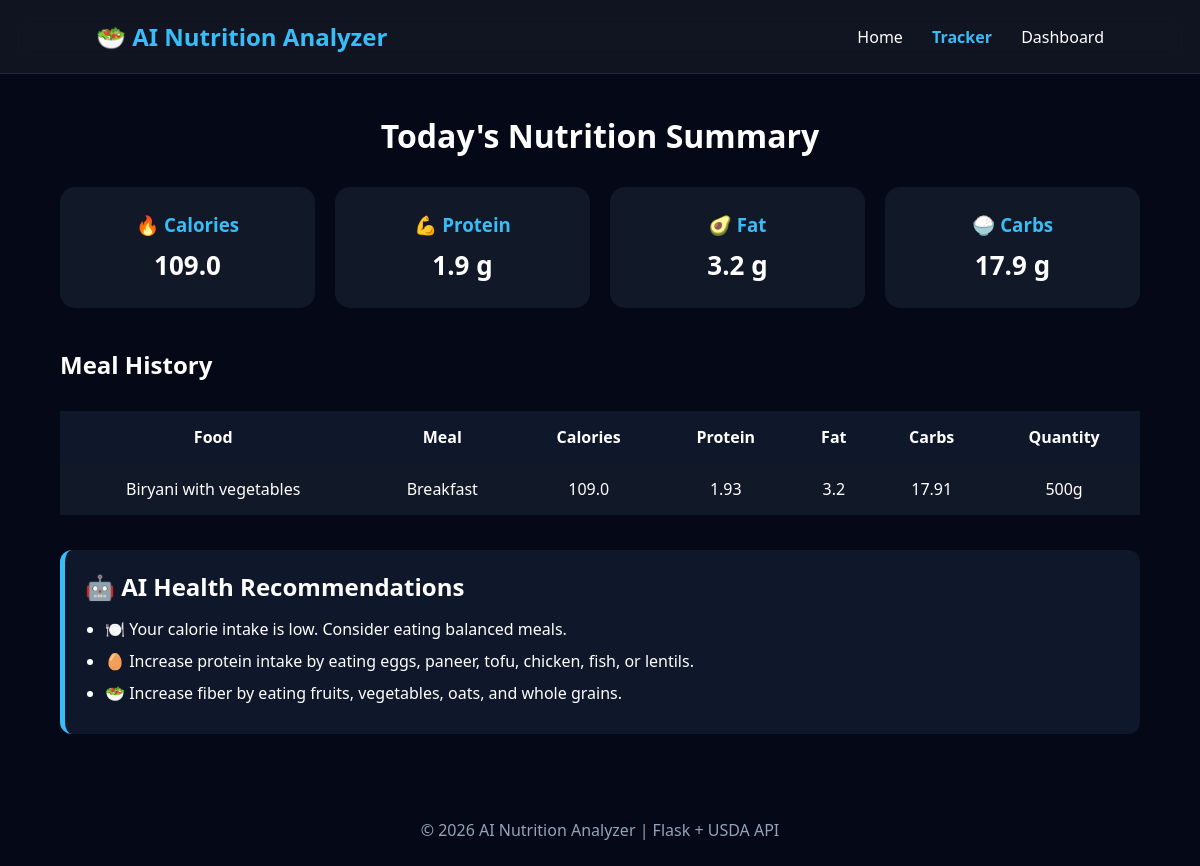
Page /tracker on the committed database.
### tables this page shows
CREATE TABLE meals (
            id INTEGER PRIMARY KEY AUTOINCREMENT,
            food_name TEXT NOT NULL,
            meal_type TEXT NOT NULL,
            calories REAL,
            protein REAL,
            fat REAL,
            carbs REAL,
            fiber REAL,
            sugar REAL,
            quantity TEXT,
            date TIMESTAMP DEFAULT CURRENT_TIMESTAMP
        );

### app.py (the view)
@app.route("/tracker")
def tracker():
    meals = get_all_meals()
    totals = get_today_totals()
    recommendations = generate_recommendation(
        totals["calories"],
        totals["protein"],
        totals["fat"],
        totals["carbs"],
        totals["fiber"],
        totals["sugar"]
    )
    return render_template(
        "tracker.html",
        meals=meals,
        totals=totals,
        recommendations=recommendations
    )

### models/database.py (called while the page is built)
def get_connection():
    conn = sqlite3.connect(DATABASE_NAME)
    conn.row_factory = sqlite3.Row
    return conn

def get_all_meals():
    conn = get_connection()
    cursor = conn.cursor()
    cursor.execute("""
        SELECT * FROM meals
        ORDER BY date DESC
    """)
    meals = cursor.fetchall()
    conn.close()
    return meals

def get_today_totals():
    conn = get_connection()
    cursor = conn.cursor()
    cursor.execute("""
        SELECT
            COALESCE(SUM(calories),0) AS calories,
            COALESCE(SUM(protein),0) AS protein,
            COALESCE(SUM(fat),0) AS fat,
            COALESCE(SUM(carbs),0) AS carbs,
            COALESCE(SUM(fiber),0) AS fiber,
            COALESCE(SUM(sugar),0) AS sugar
        FROM meals
        WHERE DATE(date)=DATE('now')
    """)
    totals = cursor.fetchone()
    conn.close()
    return totals

### templates/tracker.html (shortened to what this page needs)
<!DOCTYPE html>
<html lang="en">
<head>
    <link rel="stylesheet" href="{{ url_for('static', filename='style.css') }}">
</head>
<body>
<nav class="navbar">
    <h2>🥗 AI Nutrition Analyzer</h2>
    <div class="nav-links">
        <a href="/">Home</a>
        <a href="/tracker">Tracker</a>
        <a href="/dashboard">Dashboard</a>
    </div>
</nav>
<div class="container">
    <h1 style="text-align:center;margin-bottom:30px;">
        Today's Nutrition Summary
    </h1>
    <div class="summary">
        <div class="summary-card">
            <h3>🔥 Calories</h3>
            <p>{{ totals.calories|round(1) }}</p>
        </div>
        <div class="summary-card">
            <h3>💪 Protein</h3>
            <p>{{ totals.protein|round(1) }} g</p>
        </div>
        <div class="summary-card">
            <h3>🥑 Fat</h3>
            <p>{{ totals.fat|round(1) }} g</p>
        </div>
        <div class="summary-card">
            <h3>🍚 Carbs</h3>
            <p>{{ totals.carbs|round(1) }} g</p>
        </div>
    </div>
    <h2 style="margin-top:40px;">
        Meal History
    </h2>
    <table>
        <thead>
        <tr>
            <th>Food</th>
            <th>Meal</th>
            <th>Calories</th>
            <th>Protein</th>
            <th>Fat</th>
            <th>Carbs</th>
            <th>Quantity</th>
        </tr>
        </thead>
        <tbody>
        {% for meal in meals %}
        <tr>
            <td>{{ meal.food_name }}</td>
            <td>{{ meal.meal_type }}</td>
            <td>{{ meal.calories }}</td>
            <td>{{ meal.protein }}</td>
            <td>{{ meal.fat }}</td>
            <td>{{ meal.carbs }}</td>
            <td>{{ meal.quantity }}</td>
        </tr>
        {% endfor %}
        </tbody>
    </table>
    <div class="recommendation">
        <h2>
            🤖 AI Health Recommendations
        </h2>
        <ul>
            {% for tip in recommendations %}
            <li>{{ tip }}</li>
            {% endfor %}
        </ul>
    </div>
</div>
<footer>
    © 2026 AI Nutrition Analyzer | Flask + USDA API
</footer>
</body>
</html>

### static/style.css (style rules this page uses)
* { margin:0; padding:0; box-sizing:border-box; font-family:'Segoe UI',Tahoma,Geneva,Verdana,sans-serif; }
body { background:#050816; color:#fff; min-height:100vh; }
.navbar { display:flex; justify-content:space-between; align-items:center; padding:20px 8%; background:rgba(255,255,255,0.05); backdrop-filter:blur(12px); position:sticky; top:0; z-index:100; border-bottom:1px solid rgba(255,255,255,0.08); }
.navbar h2 { color:#38bdf8; }
.nav-links a { color:white; text-decoration:none; margin-left:25px; transition:.3s; font-weight:500; }
.container { width:90%; max-width:1100px; margin:40px auto; }
table { width:100%; border-collapse:collapse; margin-top:30px; }
table th { background:#0f172a; padding:15px; }
table td { background:#111827; padding:15px; text-align:center; }
.recommendation { margin-top:35px; background:#0f172a; border-left:5px solid #38bdf8; padding:20px; border-radius:12px; }
.recommendation ul { margin-top:15px; margin-left:20px; }
.recommendation li { margin-bottom:10px; }
.summary { display:grid; grid-template-columns:repeat(auto-fit,minmax(220px,1fr)); gap:20px; margin:30px 0; }
.summary-card { background:#111827; padding:25px; border-radius:15px; text-align:center; }
.summary-card h3 { color:#38bdf8; margin-bottom:10px; }
.summary-card p { font-size:26px; font-weight:bold; }
footer { text-align:center; margin-top:60px; padding:25px; color:#94a3b8; }

### rows in the picture
meals: food_name "Biryani with vegetables", meal_type "Breakfast", calories "109.0", protein "1.93", fat "3.2", carbs "17.91", quantity "500g"

### other values in the picture
{{ totals.calories|round(1) }} "109.0"
{{ totals.protein|round(1) }} "1.9"
{{ totals.fat|round(1) }} "3.2"
{{ totals.carbs|round(1) }} "17.9"
{{ tip }} "🍽️ Your calorie intake is low. Consider eating balanced meals." "🥚 Increase protein intake by eating eggs, paneer, tofu, chicken, fish, or lentils." "🥗 Increase fiber by eating fruits, vegetables, oats, and whole grains."
